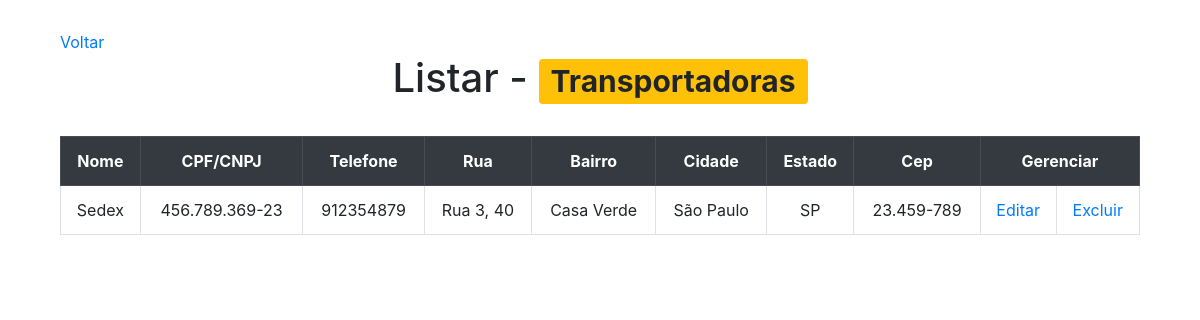
/ProjetoPHP/Administrador/Transportadoras/listar.php, run on the app's committed database.
### tables this page shows
CREATE TABLE `transportadora` (
  `cpf_cnpj_transp` varchar(18) NOT NULL,
  `nome_tras` varchar(50) DEFAULT NULL,
  `endereco_trans` varchar(50) DEFAULT NULL,
  `numero_trans` varchar(10) DEFAULT NULL,
  `bairro_trans` varchar(50) DEFAULT NULL,
  `cidade_trans` varchar(50) DEFAULT NULL,
  `estado_trans` varchar(2) DEFAULT NULL,
  `cep_trans` varchar(10) DEFAULT NULL
);

### ProjetoPHP/Administrador/Transportadoras/listar.php (the view, shortened to what this page needs)
<!DOCTYPE html>
<html>
    <head>
        <link rel="stylesheet" href="https://stackpath.bootstrapcdn.com/bootstrap/4.5.0/css/bootstrap.min.css">
        <link rel="stylesheet" href="../../Css/style.css">
    </head>
    <body>
        <div class="container">
            <a href="../indexAdm.html">Voltar</a>
            <h1>Listar - <span class="badge badge-warning">Transportadoras</span></h1> <br>
            <table class="table table-hover table-bordered">
                <tr class="thead-dark">
                    <th>Nome</th>
                    <th>CPF/CNPJ</th>
                    <th>Telefone</th>
                    <th>Rua</th>
                    <th>Bairro</th>
                    <th>Cidade</th>
                    <th>Estado</th>
                    <th>Cep</th>
                    <th colspan="2">Gerenciar</th>
                </tr>
                <?php
                    $conexao = conectar();
                    $sql = "Select * from transportadora order by nome_tras";
                    $resultado = $conexao -> query($sql);
                    foreach($resultado as $trans){
                        echo "<tr>";
                            echo "<td>" . $trans["nome_tras"] . "</td>";
                            echo "<td>" . $trans["cpf_cnpj_transp"] . "</td>";
                            echo "<td>" . $trans["numero_trans"] . "</td>";
                            echo "<td>" . $trans["endereco_trans"] . "</td>";
                            echo "<td>" . $trans["bairro_trans"] . "</td>";
                            echo "<td>" . $trans["cidade_trans"] . "</td>";
                            echo "<td>" . $trans["estado_trans"] . "</td>";
                            echo "<td>" . $trans["cep_trans"] . "</td>";
                            echo "<td>" . "<a href='editar.php?cpf_cnpj_transp=". $trans["cpf_cnpj_transp"]. "'>Editar</a>" . "</td>";
                            echo "<td>" . "<a href='excluir.php?cpf_cnpj_transp=" . $trans["cpf_cnpj_transp"] . "'>Excluir</a>" . "</td>";
                        echo "</tr>";
                    }
                ?>
            </table>
        </div>
    </body>
</html>

### ProjetoPHP/Css/style.css (style rules this page uses)
.container { padding: 2.5%; }
h1, tr, h3 { text-align: center; }

### data on the page
transportadora: nome_tras "Sedex", cpf_cnpj_transp "456.789.369-23", numero_trans "912354879", endereco_trans "Rua 3, 40", bairro_trans "Casa Verde", cidade_trans "São Paulo", estado_trans "SP", cep_trans "23.459-789"
